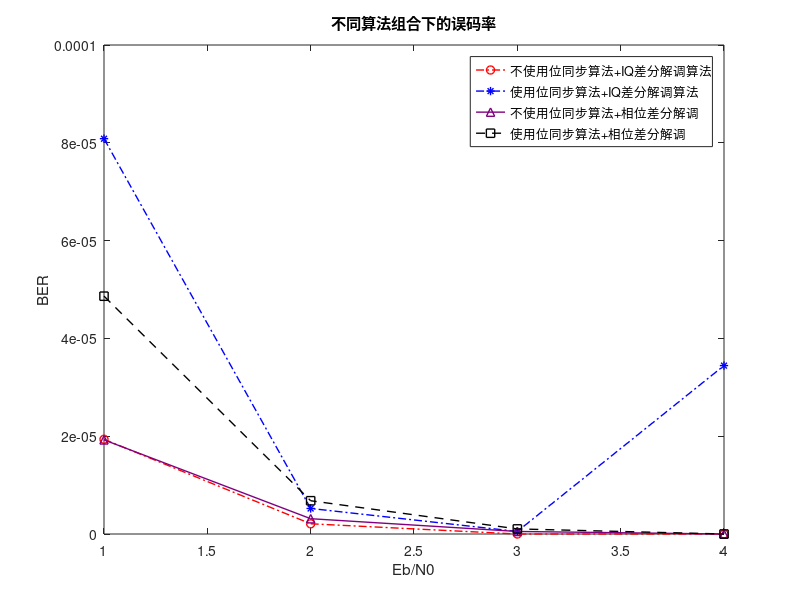
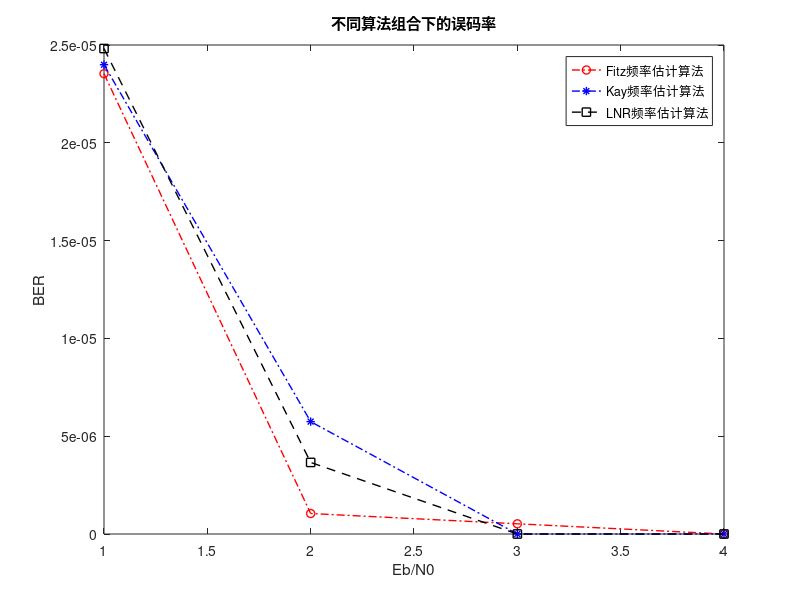

Recreate these plots in MATLAB, in order.
% 01
EbN0 = 1:4;
res_01 = [1.93696589474213e-05, 2.08814149664410e-06, 0, 0];
% 11
res_11 = [8.08420086370559e-05, 5.22176032851139e-06, 5.22200574107311e-07, 3.44397179700187e-05];
% 00
res_00 = [1.92477560757883e-05, 3.12854894771256e-06, 5.20159564147898e-07, 0];
% 10
res_10 = [4.86344187350240e-05, 6.80045782774545e-06, 1.03978260225352e-06, 0];
figure(1)
plot(EbN0, res_01, 'r-.o', 'LineWidth', 1);    title('不同算法组合下的误码率');    xlabel('Eb/N0');    ylabel('BER');
hold on;
plot(EbN0, res_11, 'b-.*', 'LineWidth', 1);
plot(EbN0, res_00, 'Color', [0.5, 0, 0.5], 'Marker', '^', 'LineWidth', 1);
plot(EbN0, res_10, 'k--s', 'LineWidth', 1);
legend('不使用位同步算法+IQ差分解调算法','使用位同步算法+IQ差分解调算法','不使用位同步算法+相位差分解调','使用位同步算法+相位差分解调');

% 不使用位同步算法, 使用位同步算法]: [0, 1]
% [相位差分解调, IQ差分解调算法

% fitz
res_Fitz = [2.35321064215981e-05, 1.04744671769478e-06, 5.21340282451738e-07, 0];

% Kay
res_Kay = [2.39930107316564e-05, 5.74598264399824e-06, 0, 0];

% LNR
res_LNR = [2.48193478050161e-05, 3.65935866602785e-06, 0, 0];
figure(2)
plot(EbN0, res_Fitz, 'r-.o', 'LineWidth', 1);    title('不同算法组合下的误码率');    xlabel('Eb/N0');    ylabel('BER');
hold on;
plot(EbN0, res_Kay, 'b-.*', 'LineWidth', 1);
plot(EbN0, res_LNR, 'k--s', 'LineWidth', 1);
legend('Fitz频率估计算法','Kay频率估计算法','LNR频率估计算法');
